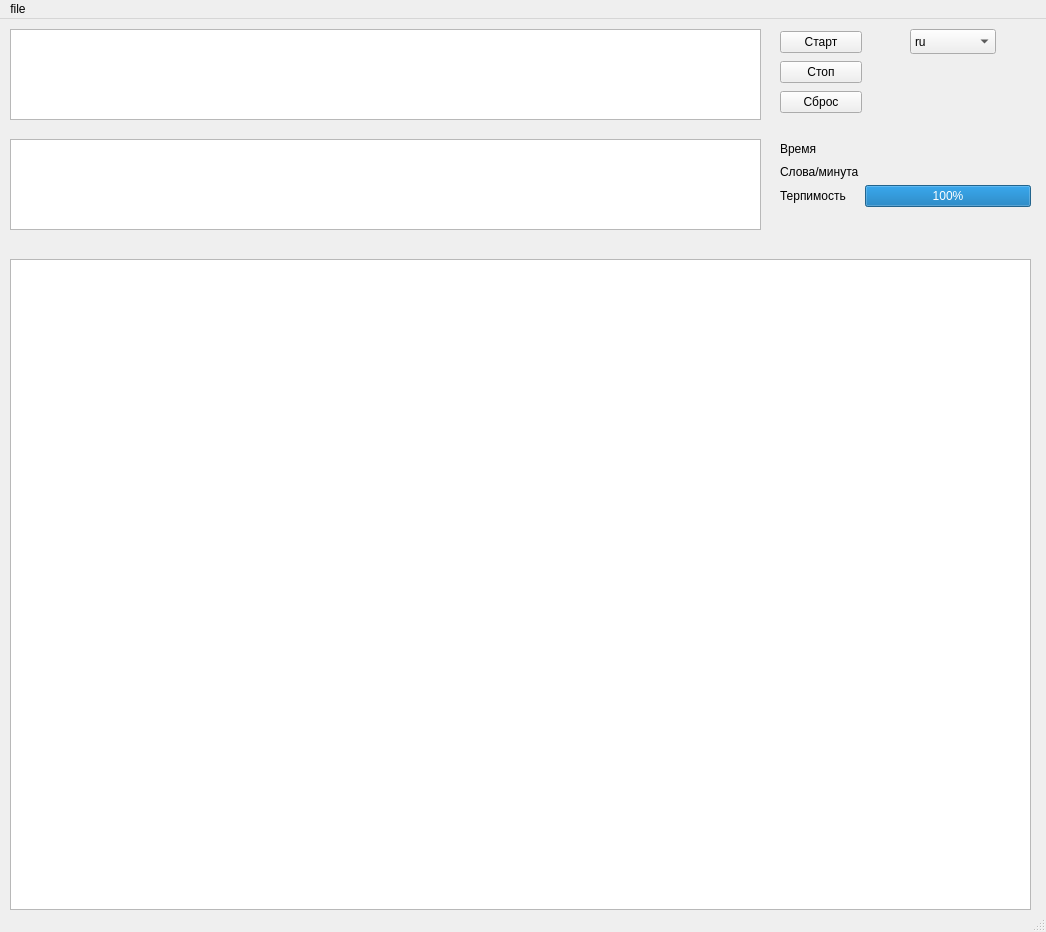
<?xml version="1.0" encoding="UTF-8"?>
<ui version="4.0">
 <class>MainWindow</class>
 <widget class="QMainWindow" name="MainWindow">
  <property name="geometry">
   <rect>
    <x>0</x>
    <y>0</y>
    <width>1046</width>
    <height>932</height>
   </rect>
  </property>
  <property name="windowTitle">
   <string>MainWindow</string>
  </property>
  <widget class="QWidget" name="centralwidget">
   <widget class="QGraphicsView" name="graphicsView">
    <property name="geometry">
     <rect>
      <x>10</x>
      <y>240</y>
      <width>1021</width>
      <height>651</height>
     </rect>
    </property>
   </widget>
   <widget class="QTextBrowser" name="textBrowser">
    <property name="geometry">
     <rect>
      <x>10</x>
      <y>10</y>
      <width>751</width>
      <height>91</height>
     </rect>
    </property>
    <property name="font">
     <font>
      <pointsize>15</pointsize>
     </font>
    </property>
   </widget>
   <widget class="QWidget" name="formLayoutWidget">
    <property name="geometry">
     <rect>
      <x>780</x>
      <y>120</y>
      <width>251</width>
      <height>101</height>
     </rect>
    </property>
    <layout class="QFormLayout" name="formLayout">
     <item row="0" column="0">
      <widget class="QLabel" name="TimeLabel">
       <property name="text">
        <string>Время</string>
       </property>
      </widget>
     </item>
     <item row="1" column="0">
      <widget class="QLabel" name="WordsInMinuteLabel">
       <property name="text">
        <string>Слова/минута</string>
       </property>
      </widget>
     </item>
     <item row="1" column="1">
      <widget class="QLabel" name="wordsLabel">
       <property name="text">
        <string/>
       </property>
      </widget>
     </item>
     <item row="2" column="1">
      <widget class="QProgressBar" name="progressBar">
       <property name="value">
        <number>100</number>
       </property>
      </widget>
     </item>
     <item row="0" column="1">
      <widget class="QLabel" name="timerLabel">
       <property name="font">
        <font>
         <pointsize>13</pointsize>
        </font>
       </property>
       <property name="text">
        <string/>
       </property>
      </widget>
     </item>
     <item row="2" column="0">
      <widget class="QLabel" name="ToleranceLabel">
       <property name="text">
        <string>Терпимость</string>
       </property>
      </widget>
     </item>
    </layout>
   </widget>
   <widget class="QTextBrowser" name="mainTextBrowser">
    <property name="geometry">
     <rect>
      <x>10</x>
      <y>120</y>
      <width>751</width>
      <height>91</height>
     </rect>
    </property>
    <property name="font">
     <font>
      <pointsize>15</pointsize>
     </font>
    </property>
   </widget>
   <widget class="QComboBox" name="comboBox">
    <property name="geometry">
     <rect>
      <x>910</x>
      <y>10</y>
      <width>86</width>
      <height>25</height>
     </rect>
    </property>
    <property name="currentText">
     <string>ru</string>
    </property>
    <item>
     <property name="text">
      <string>ru</string>
     </property>
    </item>
    <item>
     <property name="text">
      <string>bel</string>
     </property>
    </item>
    <item>
     <property name="text">
      <string>heb</string>
     </property>
    </item>
    <item>
     <property name="text">
      <string>arab</string>
     </property>
    </item>
    <item>
     <property name="text">
      <string>en</string>
     </property>
    </item>
    <item>
     <property name="text">
      <string>zhin</string>
     </property>
    </item>
    <item>
     <property name="text">
      <string>ger</string>
     </property>
    </item>
    <item>
     <property name="text">
      <string>fr</string>
     </property>
    </item>
   </widget>
   <widget class="QLabel" name="wordCountLabel">
    <property name="geometry">
     <rect>
      <x>920</x>
      <y>70</y>
      <width>66</width>
      <height>17</height>
     </rect>
    </property>
    <property name="text">
     <string/>
    </property>
   </widget>
   <widget class="QWidget" name="layoutWidget">
    <property name="geometry">
     <rect>
      <x>780</x>
      <y>10</y>
      <width>82</width>
      <height>89</height>
     </rect>
    </property>
    <layout class="QVBoxLayout" name="verticalLayout">
     <item>
      <widget class="QPushButton" name="pushButton">
       <property name="text">
        <string>Старт</string>
       </property>
      </widget>
     </item>
     <item>
      <widget class="QPushButton" name="stopButton">
       <property name="text">
        <string>Стоп</string>
       </property>
      </widget>
     </item>
     <item>
      <widget class="QPushButton" name="clearButton">
       <property name="text">
        <string>Сброс</string>
       </property>
      </widget>
     </item>
    </layout>
   </widget>
  </widget>
  <widget class="QMenuBar" name="menubar">
   <property name="geometry">
    <rect>
     <x>0</x>
     <y>0</y>
     <width>1046</width>
     <height>22</height>
    </rect>
   </property>
   <widget class="QMenu" name="menufile">
    <property name="title">
     <string>file</string>
    </property>
    <addaction name="actionOpen"/>
   </widget>
   <addaction name="menufile"/>
  </widget>
  <widget class="QStatusBar" name="statusbar"/>
  <action name="actionOpen">
   <property name="text">
    <string>open</string>
   </property>
  </action>
  <action name="actionClose">
   <property name="text">
    <string>close</string>
   </property>
  </action>
 </widget>
 <resources/>
 <connections/>
</ui>
